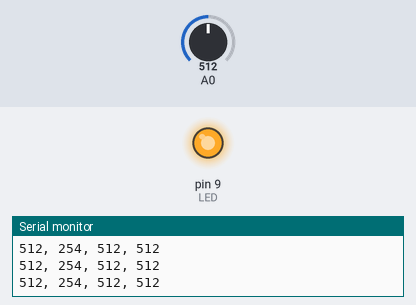
A sketch run on a simulated Arduino Uno, built with avr-gcc and run on an emulated ATmega328P. On the bench: output pins drawn as LEDs (lit = HIGH), the last lines printed to the serial monitor. Inputs (shaded band) come from the test bench; at power-on: A0 = 512.

Above: at 1.2 s.
1.3 s: A0 set to 716
At 2.2 s:
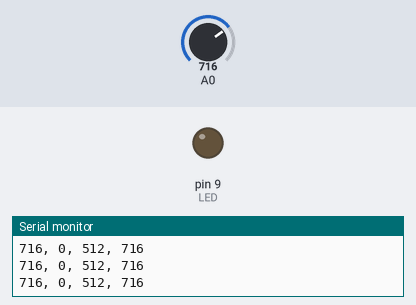
2.8 s: A0 set to 708
At 3.2 s:
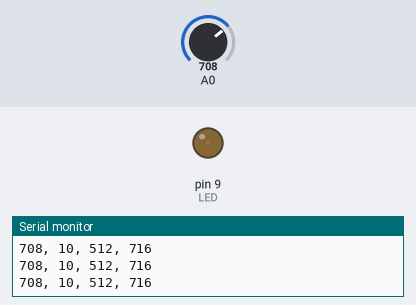
4.3 s: A0 set to 900
At 5.4 s:
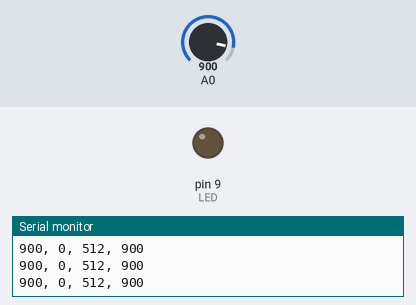
5.8 s: A0 set to 884
At 6.4 s:
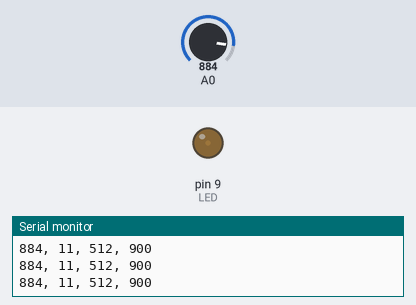
7.3 s: A0 set to 716
At 8.5 s:
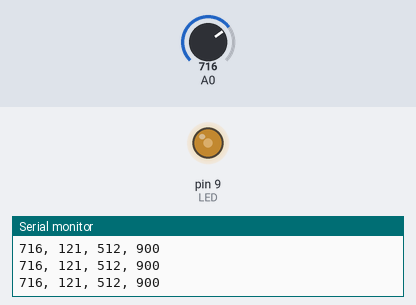
8.8 s: A0 set to 1023
At 10.0 s:
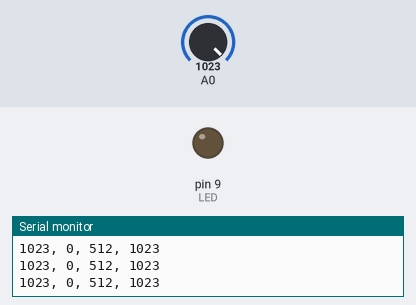
Timing chart, 0 to 11.8 s (numbered marks = the images above; inputs shaded):
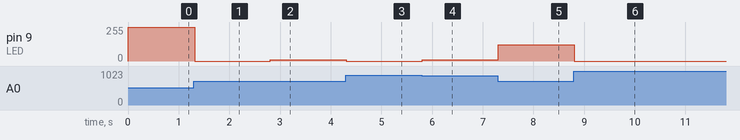

The sketch:

sketch_sep9a.ino
```cpp
const int LED = 9;
int min, max;

// const int MIN = 660, MAX = 900;

void setup() {
  Serial.begin(9600);
  pinMode(LED, OUTPUT);

  min = 1023;
  max = 0;
}

void loop() {
  int light = analogRead(A0);
  min = min(light, min);
  max = max(light, max);
  // light = constrain(light, MIN, MAX);

  int output = map(light, min, max, 255, 0);
  analogWrite(LED, output);

  Serial.print(light);
  Serial.print(", ");
  Serial.print(output);
  Serial.print(", ");
  Serial.print(min);
  Serial.print(", ");
  Serial.println(max);

  delay(20);
}
```

Measured:
- after the input at 1.3 s, pin 9 (LED): 254/255 → 0/255 at once
- after the input at 2.8 s, pin 9 (LED): 0/255 → 10/255 at once
- after the input at 4.3 s, pin 9 (LED): 10/255 → 0/255 at once
- after the input at 5.8 s, pin 9 (LED): 0/255 → 11/255 at once
- after the input at 7.3 s, pin 9 (LED): 11/255 → 121/255 at once
- after the input at 8.8 s, pin 9 (LED): 121/255 → 0/255 at once
